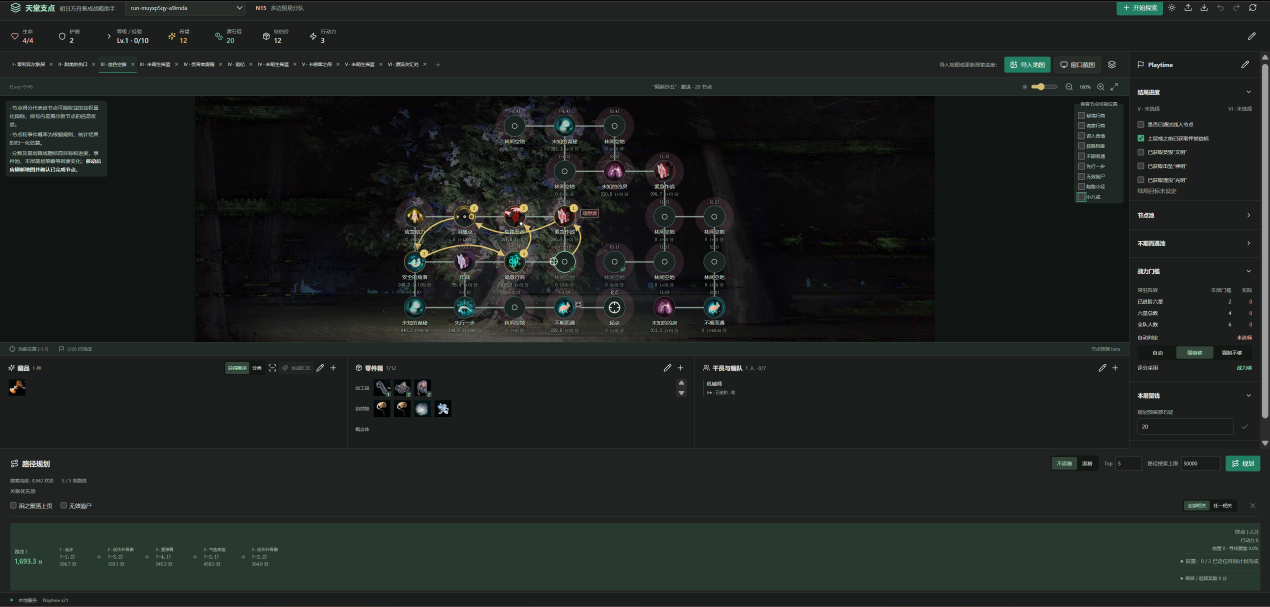
#> input picture assets/example.png, 3810 x 1820 px (shown at 1/3 size)
$ python -i vision_resources.py   (imports and definitions only)
#> lines starting #> are read from the running program, lines starting #| are printed output that depends on the picture
### fulcrum/vision_geometry.py
from __future__ import annotations

from dataclasses import dataclass, replace
from functools import lru_cache
from itertools import combinations
from pathlib import Path

import cv2
import numpy as np

from .map_model import MapTemplate, TemplateMatch
from .image_io import read_image


WORKING_WIDTH = 1280
CONNECTOR_ASSETS = Path(__file__).resolve().parents[1] / "assets" / "vision"


@dataclass(frozen=True)
class Circle:
    x: float
    y: float
    radius: float
    source: str = "hough"


@dataclass(frozen=True)
class AxisFit:
    origin: float
    step: float
    score: float


def working_image(image: np.ndarray) -> tuple[np.ndarray, float]:
    scale = min(1.0, WORKING_WIDTH / image.shape[1])
    if scale == 1.0:
        return image, scale
    size = (round(image.shape[1] * scale), round(image.shape[0] * scale))
    return cv2.resize(image, size, interpolation=cv2.INTER_AREA), scale


def detect_map_viewport(image: np.ndarray) -> tuple[int, int, int, int]:
    """Locate the playable area from pillarbox edges and the bottom HUD divider."""
    height, width = image.shape[:2]
    gray = cv2.cvtColor(image, cv2.COLOR_BGR2GRAY)
    rows = np.median(gray[:, round(width * 0.20):round(width * 0.80)], axis=1)
    row_change = np.abs(np.diff(rows))
    low, high = round(height * 0.78), round(height * 0.93)
    bottom_edge = low + int(np.argmax(row_change[low:high]))
    bottom = bottom_edge + 1 if row_change[bottom_edge] >= 8 else round(height * 0.88)
    columns = np.median(gray[round(height * 0.17):round(height * 0.83), :], axis=0)
    column_change = np.abs(np.diff(columns))
    left_range = (round(width * 0.02), round(width * 0.12))
    right_range = (round(width * 0.88), round(width * 0.98))
    left_edge = left_range[0] + int(np.argmax(column_change[slice(*left_range)]))
    right_edge = right_range[0] + int(np.argmax(column_change[slice(*right_range)]))
    left = left_edge + 1 if column_change[left_edge] >= 10 else 0
    right = right_edge + 1 if column_change[right_edge] >= 7 else width
    return left, round(height * 0.10), right, bottom


# [559 lines left out: functions _connector_templates, _connector_circles, detect_circles, _axis_clusters, fit_axis, _score_template and 12 more, not called in this run]

### fulcrum/vision_currency.py
"""Angular currency digits, kept separate from the action-point typeface."""

from functools import lru_cache
from pathlib import Path

import cv2
import numpy as np

ATLAS = Path(__file__).resolve().parents[1] / "assets/vision/currency_digits.npz"


def currency_glyphs(crop, scale):
    hsv = cv2.cvtColor(crop, cv2.COLOR_BGR2HSV)
    mask = cv2.inRange(hsv, (0, 0, 120), (179, 100, 255))
    count, labels, stats, _ = cv2.connectedComponentsWithStats(mask)
    bounds = [index for index in range(1, count)
              if stats[index, cv2.CC_STAT_HEIGHT] >= 18 * scale
              and stats[index, cv2.CC_STAT_AREA] >= 20 * scale * scale
              and 0 < stats[index, cv2.CC_STAT_LEFT]
              and stats[index, cv2.CC_STAT_LEFT] + stats[index, cv2.CC_STAT_WIDTH] < crop.shape[1]
              and 0 < stats[index, cv2.CC_STAT_TOP]
              and stats[index, cv2.CC_STAT_TOP] + stats[index, cv2.CC_STAT_HEIGHT] < crop.shape[0]
              and stats[index, cv2.CC_STAT_WIDTH] < stats[index, cv2.CC_STAT_HEIGHT] * .9]
    bounds.sort(key=lambda index: stats[index, cv2.CC_STAT_LEFT])
    if not 1 <= len(bounds) <= 6:
        return []
    glyphs = []
    for index in bounds:
        x, y, width, height, _ = stats[index]
        letter = (labels[y:y + height, x:x + width] == index).astype(np.uint8)
        ratio = min(28 / width, 44 / height)
        resized = cv2.resize(letter, (max(1, round(width * ratio)), max(1, round(height * ratio))),
                             interpolation=cv2.INTER_NEAREST)
        canvas = np.zeros((48, 32), dtype=np.uint8)
        top, left = (48 - resized.shape[0]) // 2, (32 - resized.shape[1]) // 2
        canvas[top:top + resized.shape[0], left:left + resized.shape[1]] = resized
        glyphs.append(canvas)
    return glyphs


# [4 lines left out: function _templates, not called in this run]


def recognize_currency(crop, scale):
    glyphs = currency_glyphs(crop, scale)
    if not glyphs:
        return {"value": None, "status": "unreadable", "digitCount": 0}
    ranked = [sorted((float(np.mean(np.abs(glyph.astype(np.int16) - reference.astype(np.int16)))), digit)
                     for digit, reference in _templates().items()) for glyph in glyphs]
    distance = max(row[0][0] for row in ranked)
    margin = min(row[1][0] - row[0][0] for row in ranked)
    digits = ''.join(row[0][1] for row in ranked)
    status = "recognized" if distance <= .12 and margin >= .025 else "needs_review" if distance <= .20 else "unreadable"
    return {"value": int(digits) if status != "unreadable" else None, "status": status,
            "digits": digits, "digitCount": len(glyphs), "matchScore": round(1 - distance, 3),
            "matchMargin": round(margin, 3)}

### fulcrum/runtime.py
"""Resolve the local OCR runtime without relying on a user's development tools."""

from pathlib import Path
import shutil
import sys

ROOT = Path(__file__).resolve().parents[1]


def node_runtime() -> tuple[str, str]:
    bundled = ROOT / "runtime/node/bin" / ("node.exe" if sys.platform == "win32" else "node")
    if bundled.is_file():
        return str(bundled), str(bundled.parent.parent / "node_modules")
    node = shutil.which("node")
    if not node:
        raise RuntimeError("本地资源文字识别需要 Node.js 运行环境")
    local_modules = ROOT / "node_modules"
    modules = local_modules if local_modules.is_dir() else Path(node).resolve().parent.parent / "node_modules"
    return node, str(modules)


# [6 lines left out: function ocr_available, not called in this run]

### fulcrum/vision_resources.py
from __future__ import annotations

import json
import os
import re
import subprocess
import tempfile
from functools import lru_cache
from pathlib import Path
from typing import Any

import cv2
import numpy as np

from .vision_geometry import detect_map_viewport, working_image
from .vision_action import recognize_action
from .vision_currency import recognize_currency
from .runtime import node_runtime


ROOT = Path(__file__).resolve().parents[1]
OCR_SCRIPT = ROOT / "scripts" / "ocr_hud_batch.mjs"
HOPE_ZERO_TEMPLATE = ROOT / "assets" / "vision" / "hope_zero.npz"

# Coordinates are relative to a 2048x1152 game viewport. The left HUD is
# anchored at its left edge; currency is anchored at the right edge.
HUD_BOXES: dict[str, tuple[tuple[int, int, int, int], str]] = {
    "life": ((275, 50, 402, 87), "left"),
    "shield": ((435, 48, 473, 86), "left"),
    "level": ((488, 36, 543, 84), "left"),
    "level_alt": ((490, 42, 541, 81), "left"),
    "experience": ((559, 50, 696, 87), "left"),
    "hope": ((1350, 26, 1710, 88), "right"),
    "originium_ingot": ((1860, 26, 2025, 86), "right"),
    "action_points": ((1790, 185, 1875, 265), "right"),
}


def _box(
    image: np.ndarray,
    viewport: tuple[int, int, int, int],
    field: str,
    ui_scale: float = 1.0,
) -> tuple[int, int, int, int]:
    (x0, y0, x1, y1), anchor = HUD_BOXES[field]
    scale = image.shape[0] / 1152.0 * ui_scale
    origin_x = viewport[0] if anchor == "left" else viewport[2] - 2048 * scale
    return (
        max(0, round(origin_x + x0 * scale)),
        max(0, round(y0 * scale)),
        min(image.shape[1], round(origin_x + x1 * scale)),
        min(image.shape[0], round(y1 * scale)),
    )


def _grayscale_crop(crop: np.ndarray) -> np.ndarray:
    gray = cv2.cvtColor(crop, cv2.COLOR_BGR2GRAY)
    gray = cv2.resize(gray, None, fx=3, fy=3, interpolation=cv2.INTER_CUBIC)
    return cv2.normalize(gray, None, 0, 255, cv2.NORM_MINMAX)


def _level_digits(crop: np.ndarray) -> np.ndarray:
    hsv = cv2.cvtColor(crop, cv2.COLOR_BGR2HSV)
    white = cv2.inRange(hsv, (0, 0, 125), (179, 100, 255))
    return cv2.resize(white, None, fx=4, fy=4, interpolation=cv2.INTER_NEAREST)


def _hope_digits(crop: np.ndarray, scale: float) -> np.ndarray | None:
    hsv = cv2.cvtColor(crop, cv2.COLOR_BGR2HSV)
    gold = cv2.inRange(hsv, (10, 120, 120), (45, 255, 255))
    count, _, stats, _ = cv2.connectedComponentsWithStats(gold)
    bars = [
        stats[index]
        for index in range(1, count)
        if stats[index, cv2.CC_STAT_WIDTH] > 8 * scale
        and stats[index, cv2.CC_STAT_HEIGHT] >= 30 * scale
        and stats[index, cv2.CC_STAT_AREA] > 250 * scale * scale
        and stats[index, cv2.CC_STAT_AREA] / (
            stats[index, cv2.CC_STAT_WIDTH] * stats[index, cv2.CC_STAT_HEIGHT]
        ) >= 0.60
    ]
    if not bars:
        return None
    bar = max(bars, key=lambda item: item[cv2.CC_STAT_LEFT] + item[cv2.CC_STAT_WIDTH])
    start = int(bar[cv2.CC_STAT_LEFT] + bar[cv2.CC_STAT_WIDTH] + round(18 * scale))
    if start >= crop.shape[1]:
        return None
    glyphs = gold[:, start:]
    count, labels, stats, _ = cv2.connectedComponentsWithStats(glyphs)
    digit_labels = [
        index for index in range(1, count)
        if stats[index, cv2.CC_STAT_HEIGHT] >= max(18 * scale, bar[cv2.CC_STAT_HEIGHT] * 0.3)
        and stats[index, cv2.CC_STAT_AREA] >= 20 * scale * scale
    ]
    if not digit_labels:
        return None
    digits = np.zeros_like(glyphs)
    digits[np.isin(labels, digit_labels)] = 255
    ys, xs = np.where(digits > 0)
    pad = max(2, round(4 * scale))
    digits = digits[
        max(0, int(ys.min()) - pad):min(digits.shape[0], int(ys.max()) + pad + 1),
        max(0, int(xs.min()) - pad):min(digits.shape[1], int(xs.max()) + pad + 1),
    ]
    digits = cv2.resize(digits, None, fx=3, fy=3, interpolation=cv2.INTER_NEAREST)
    return cv2.copyMakeBorder(digits, 15, 15, 20, 20, cv2.BORDER_CONSTANT, value=0)


# [30 lines left out: functions _hope_zero_glyph, _hope_zero_template, _hope_zero_score, not called in this run]


def _node_runtime() -> tuple[str, str]:
    return node_runtime()


def _run_ocr(crops: dict[str, np.ndarray]) -> dict[str, dict[str, Any]]:
    node, modules = _node_runtime()
    with tempfile.TemporaryDirectory(prefix="fulcrum-hud-") as temp:
        jobs = []
        for field, crop in crops.items():
            path = Path(temp) / f"{field}.png"
            if not cv2.imwrite(str(path), crop):
                raise OSError(f"无法保存资源识别裁剪图：{path}")
            jobs.append({"name": field, "path": str(path), "psm": "13" if field == "hope_alt" else "7"})
        env = os.environ.copy()
        env["NODE_PATH"] = modules + os.pathsep + env.get("NODE_PATH", "")
        try:
            completed = subprocess.run(
                [node, str(OCR_SCRIPT)],
                input=json.dumps(jobs),
                text=True,
                capture_output=True,
                cwd=ROOT,
                env=env,
                timeout=60,
                check=False,
                creationflags=subprocess.CREATE_NO_WINDOW if os.name == "nt" else 0,
            )
        except subprocess.TimeoutExpired as exc:
            raise RuntimeError("本地资源文字识别超时，请重试") from exc
    if completed.returncode:
        raise RuntimeError(f"本地资源文字识别失败：{completed.stderr.strip()}")
    try:
        return json.loads(completed.stdout)
    except json.JSONDecodeError as exc:
        raise RuntimeError("本地资源文字识别返回的数据格式不正确") from exc


# [11 lines left out: function _parse_field, not called in this run]


class HudRecognizer:
    def recognize_image(
        self,
        image: np.ndarray,
        *,
        viewport: tuple[int, int, int, int] | None = None,
    ) -> dict[str, Any]:
        if viewport is None:
            work, scale = working_image(image)
            viewport = tuple(round(value / scale) for value in detect_map_viewport(work))
        result = self._recognize_fit(image, viewport, 1.0)
        # [5 lines left out: function quality, not called in this run]
        if quality(result)[0] < 4:
            compact = self._recognize_fit(image, viewport, 0.9)
            if quality(compact) > quality(result):
                result = compact
        return result

    def _recognize_fit(self, image, viewport, ui_scale):
        crops: dict[str, np.ndarray] = {}
        boxes: dict[str, tuple[int, int, int, int]] = {}
        shield_blank = False
        hope_digits_found = False
        hope_zero_score = None
        currency = None
        for field in HUD_BOXES:
            x0, y0, x1, y1 = boxes[field] = _box(image, viewport, field, ui_scale)
            if x1 <= x0 or y1 <= y0:
                raise ValueError(f"资源识别区域超出截图范围：{field}")
            raw = image[y0:y1, x0:x1]
            if field == "originium_ingot":
                currency = recognize_currency(raw, image.shape[0] / 1152 * ui_scale)
            if field == "action_points":
                continue
            if field == "shield":
                gray = cv2.cvtColor(raw, cv2.COLOR_BGR2GRAY)
                shield_blank = float(np.percentile(gray, 95)) < 80 and int(gray.max()) < 95
            if field == "hope":
                processed = _hope_digits(raw, image.shape[0] / 1152.0 * ui_scale)
                hope_digits_found = processed is not None
                if processed is not None:
                    hope_zero_score = _hope_zero_score(processed)
                    crops[field] = processed
                    crops["hope_alt"] = processed
            elif field == "level":
                crops[field] = _level_digits(raw)
            else:
                crops[field] = _grayscale_crop(raw)

        ocr = _run_ocr(crops)
        hud_present = (
            _parse_field("life", str(ocr.get("life", {}).get("text", ""))) is not None
            and _parse_field("experience", str(ocr.get("experience", {}).get("text", ""))) is not None
        )
        fields: dict[str, dict[str, Any]] = {}
        for field in HUD_BOXES:
            if field == "level_alt":
                continue
            if field == "action_points":
                x0, y0, x1, y1 = boxes[field]
                fields[field] = {
                    **recognize_action(image[y0:y1, x0:x1], image.shape[0] / 1152 * ui_scale),
                    "roi": list(boxes[field]), "method": "cv_glyph_atlas",
                }
                continue
            observed = ocr.get(field, {"text": "", "confidence": None})
            if field == "level":
                alternative = ocr.get("level_alt", {"text": "", "confidence": None})
                if _parse_field(field, str(alternative["text"])) is not None and (
                    _parse_field(field, str(observed["text"])) is None
                    or (alternative["confidence"] or 0) > (observed["confidence"] or 0)
                ):
                    observed = alternative
                    boxes[field] = boxes["level_alt"]
            if field == "hope":
                alternative = ocr.get("hope_alt", {"text": "", "confidence": None})
                if _parse_field(field, str(alternative["text"])) is not None and (
                    _parse_field(field, str(observed["text"])) is None
                    or (alternative["confidence"] or 0) > (observed["confidence"] or 0)
                ):
                    observed = alternative
            text = str(observed["text"])
            parsed = _parse_field(field, text)
            status = "recognized" if parsed is not None else "unreadable"
            if parsed is not None and (observed["confidence"] or 0) < 40:
                status = "needs_review"
            if parsed is not None and field in {"life", "experience"}:
                if parsed["current"] > parsed["max"] and (field == "life" or parsed["max"] > 0):
                    status = "needs_review"
            if field == "shield" and parsed is None and shield_blank and hud_present:
                parsed = {"value": 0}
                status = "absent_zero"
            if field == "hope" and not hope_digits_found:
                parsed = None
                status = "unreadable"
            if field == "hope" and hope_zero_score is not None:
                parsed = {"value": 0}
                status = "recognized"
            if field == "originium_ingot" and currency:
                if currency["status"] == "recognized":
                    parsed = {"value": currency["value"]}
                    status = "recognized"
                elif parsed is None and currency["status"] == "needs_review":
                    parsed = {"value": currency["value"]}
                    status = "needs_review"
                elif parsed and currency["digitCount"] and len(str(parsed["value"])) != currency["digitCount"]:
                    parsed = {"value": currency["value"]}
                    status = "needs_review" if parsed["value"] is not None else "unreadable"
            fields[field] = {
                **(parsed or ({"current": None, "max": None} if field in ("life", "experience") else {"value": None})),
                "status": status,
                "roi": list(boxes[field]),
                "ocrText": text,
                "ocrConfidence": observed["confidence"],
            }
            if field == "hope" and hope_zero_score is not None:
                fields[field].update(method="cv_slashed_zero", matchScore=hope_zero_score)
            if field == "originium_ingot" and currency and currency["status"] == "recognized":
                fields[field].update(method="cv_currency_atlas", matchScore=currency["matchScore"],
                                     matchMargin=currency["matchMargin"])
        return {"backend": "local_tesseract_js", "hudScale": ui_scale, "fields": fields}

>>> import cv2
>>> picture = cv2.imread('../assets/example.png')
#> picture is the input picture: shape (1820, 3810, 3); mean B, G, R 32.4, 34.8, 30.2
>>> result = HudRecognizer().recognize_image(picture)
#> in recognize_image, `work, scale = working_image(image)`:
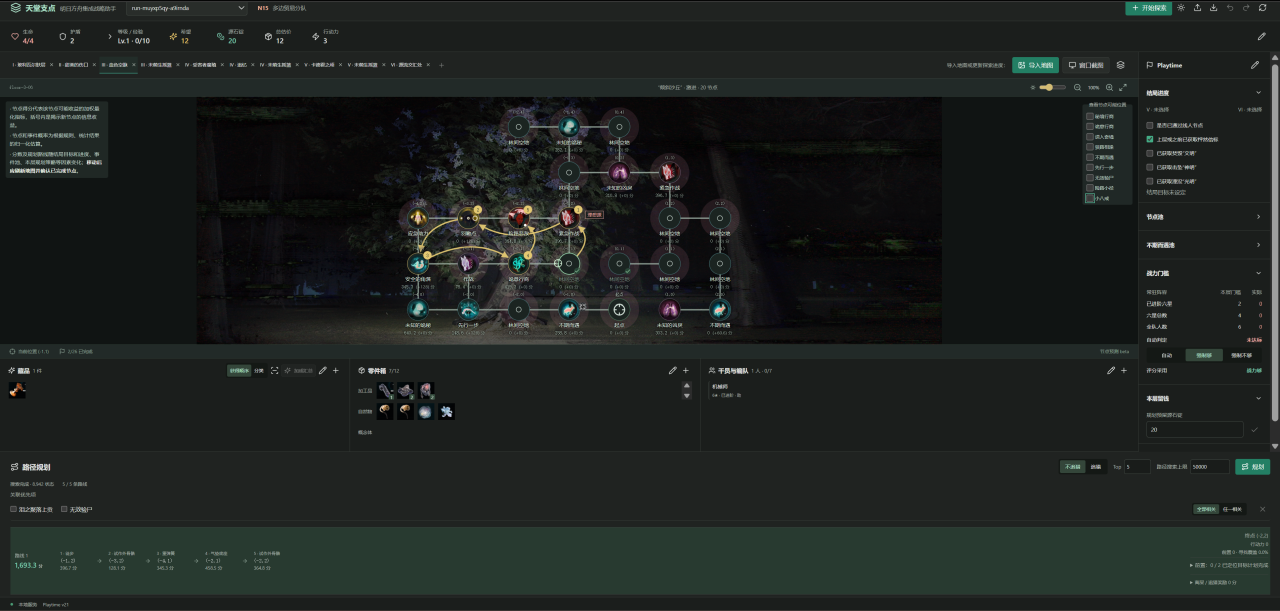
#> work: shape (611, 1280, 3); mean B, G, R 32.4, 34.8, 30.2
#> in recognize_image, `work, scale = working_image(image)`: scale = 0.336
#> in detect_map_viewport, `rows = np.median(gray[:, round(width * 0.20):round(width * 0.80)], axi..`: rows = 611 values, max 55 at index 1, min 5 at index 0, mean 28.51
#> in detect_map_viewport, `row_change = np.abs(np.diff(rows))`: row_change = 610 values, max 50 at index 0, min 0 at index 3, mean 0.71
#> in detect_map_viewport, `bottom_edge = low + int(np.argmax(row_change[low:high]))`: bottom_edge = 526
#> in detect_map_viewport, `bottom = bottom_edge + 1 if row_change[bottom_edge] >= 8 else round(he..`: bottom = 527
#> in detect_map_viewport, `columns = np.median(gray[round(height * 0.17):round(height * 0.83), :]..`: columns = 1280 values, max 159 at index 1272, min 11 at index 788, mean 24.9
#> in detect_map_viewport, `column_change = np.abs(np.diff(columns))`: column_change = 1279 values, max 108 at index 1271, min 0 at index 0, mean 0.589
#> in detect_map_viewport, `left_edge = left_range[0] + int(np.argmax(column_change[slice(*left_ra..`: left_edge = 107
#> in detect_map_viewport, `right_edge = right_range[0] + int(np.argmax(column_change[slice(*right..`: right_edge = 1137
#> in detect_map_viewport, `left = left_edge + 1 if column_change[left_edge] >= 10 else 0`: left = 0
#> in detect_map_viewport, `right = right_edge + 1 if column_change[right_edge] >= 7 else width`: right = 1138
#> in recognize_image, `viewport = tuple(round(value / scale) for value in detect_map_viewport..`: viewport = (0, 182, 3387, 1569)
#> the loop in _recognize_fit, `for field in HUD_BOXES:` made 8 passes
#> (x0, y0, x1, y1, hope_digits_found) on pass 6: (2284, 41, 2853, 139, False)
#> (x0, y0, x1, y1) on pass 7: (3090, 41, 3351, 136)
#> pass 1, in _recognize_fit, `raw = image[y0:y1, x0:x1]`:
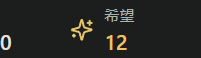
#> raw: shape (58, 201, 3); mean B, G, R 33.1, 37.4, 35.2
#> pass 1, in _grayscale_crop, `gray = cv2.cvtColor(crop, cv2.COLOR_BGR2GRAY)`:
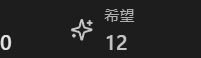
#> gray: shape (58, 201); min 29, max 226, mean 36.4
#> pass 1, in _grayscale_crop, `gray = cv2.resize(gray, None, fx=3, fy=3, interpolation=cv2.INTER_CUBIC)`:
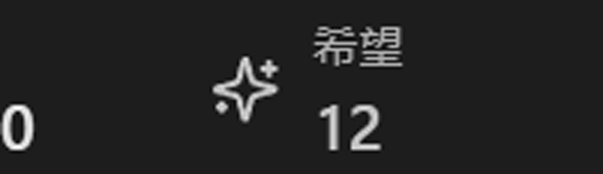
#> gray: shape (174, 603); min 0, max 255, mean 36.4
#> pass 2, in _recognize_fit, `raw = image[y0:y1, x0:x1]`:
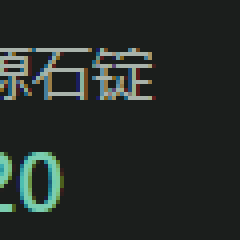
#> raw: shape (60, 60, 3) (shown 4 times larger); mean B, G, R 39.9, 43.4, 37.5
#> after the loop in _recognize_fit, `for field in HUD_BOXES:`:
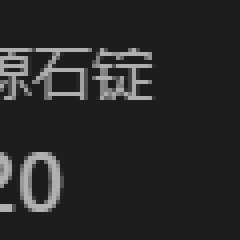
#> gray: shape (60, 60) (shown 4 times larger); min 29, max 177, mean 41.3
#> after the loop in _recognize_fit, `for field in HUD_BOXES:`: boxes = 8 items; crops = 6 items
#> the loop in _run_ocr, `for field, crop in crops.items():` made 6 passes
#> field on passes 1 to 6: 'life', 'shield', 'level', 'level_alt', 'experience', 'originium_ingot'
#> pass 2, in _run_ocr, `if not cv2.imwrite(str(path), crop):`:
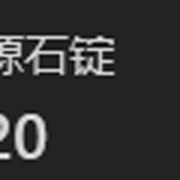
#> saved as shield.png: shape (180, 180); min 0, max 255, mean 49.7
#> (the run stopped early here; a loop or call above may not have finished)
